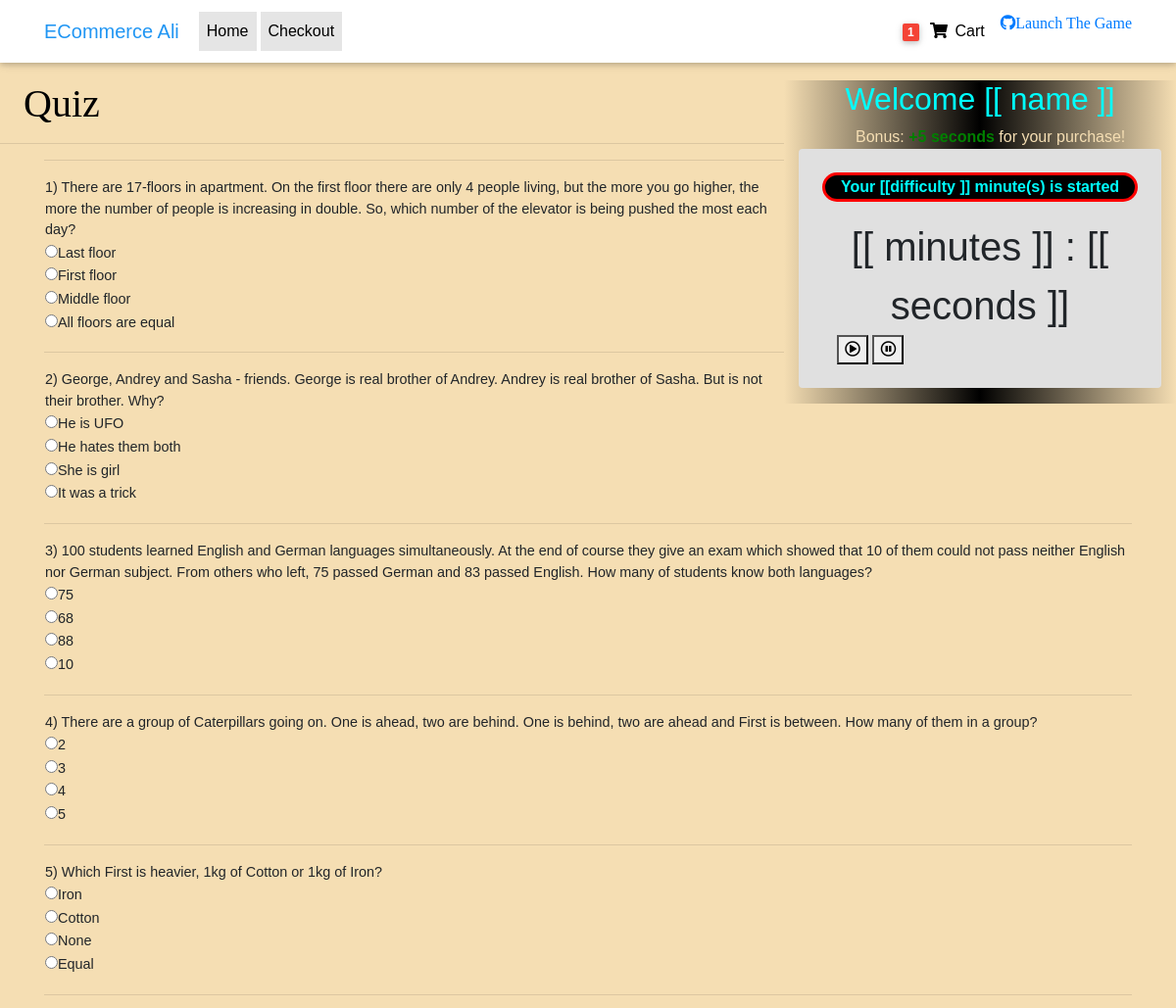
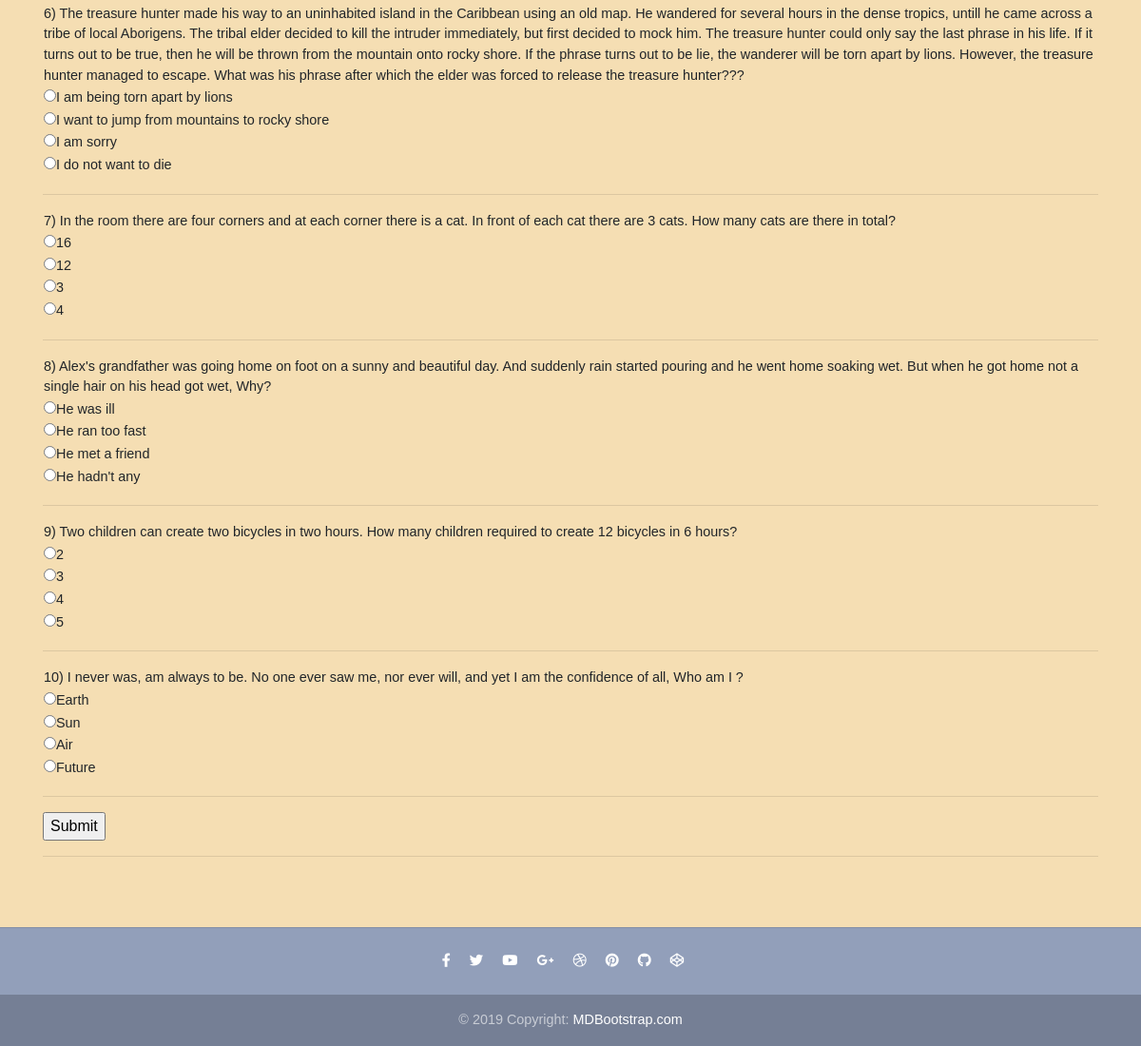
Screenshot of /game/ with the database file from the repository (2 pictures, top to bottom).
### Game/models.py (models this page shows, shortened)
class Choice(models.Model):
    question = models.ForeignKey(Question, on_delete=models.CASCADE)
    answer1 = models.CharField(max_length=200)
    answer2 = models.CharField(max_length=200)
    answer3 = models.CharField(max_length=200)
    answer4 = models.CharField(max_length=200)
    c_answer = models.CharField(max_length=200)

class Question(models.Model):
    question_text = models.TextField()
    pub_date = models.DateTimeField(default=timezone.now)
    def __str__(self):
        return self.question_text

### Game/views.py (the view)
# urls.py: path('', GameView.as_view(), name='quiz'),
class GameView(TemplateView):
    models = Timer, Choice
    template_name = 'lv_one.html'
    def get_context_data(self, **kwargs):
        context_data = super().get_context_data(**kwargs)
        context_data['queryset1'] = Choice.objects.all()
        context_data['queryset2'] = Timer.objects.all().order_by(
            '-started_time')
        return context_data

### templates/lv_one.html (shortened to what this page needs)
{% extends 'base.html' %}
{% load static %}
{% block content %}
<div style="position: relative; bottom: 50px;">
    <aside style="background: linear-gradient(90deg, wheat, black, wheat); float: right;" class="col-md-4 blog-sidebar">
        <section id="app" class="hero is-info is-fullheight is-bold">
            <h2 style="text-align: center; color: cyan;">Welcome [[ name ]]</h2>
            <b style="position: relative; left: 50px; color: wheat;" class="m-2">Bonus: <span
                    style=" font-weight: bold; color: green;">+5
                    seconds</span> for your purchase!</b>
            <div class="p-4 mb-3 bg-light rounded">
                <div class="hero-body">
                    <p
                        style="font-weight: bold; text-align: center; border: red solid; border-radius: 50px; background-color: black; color: cyan;">
                        Your [[difficulty ]] minute(s) is started</p>
                    <div class="container has-text-centered">
                        <div style="text-align: center; font-size: 40px;" id="timer">
                            <span id="minutes">[[ minutes ]]</span>
                            <span id="middle">:</span>
                            <span id="seconds">[[ seconds ]]</span>
                        </div>
                        <div id="buttons">
                            <button id="start" class="button is-dark is-large" v-if="!timer" @click="startTimer">
                                <i class="far fa-play-circle"></i>
                            </button>
                            <button id="stop" class="button is-dark is-large" v-if="timer" @click="stopTimer">
                                <i class="far fa-pause-circle"></i>
                            </button>
                        </div>
                    </div>
                </div>
            </div>
        </section>
    </aside>
    <h1 class="ml-4">Quiz</h1>
    <hr>
    <div class="container">
        {% for result in queryset1 %}
        {% if result.id <= 10 %}
        <table id="table">
            <tr>
                <td>{{ result.id }}) {{ result.question }}</td>
            </tr>
            <tr>
                <td><input type="radio" id="answer1" class="rb" name="{{ result.id }}"
                        value="{{ result.answer1 }}">{{ result.answer1 }}</td>
            </tr>
            <tr>
                <td><input type="radio" id="answer2" class="rb" name="{{ result.id }}"
                        value="{{ result.answer2 }}">{{ result.answer2 }}</td>
            </tr>
            <tr>
                <td><input type="radio" id="answer3" class="rb" name="{{ result.id }}"
                        value="{{ result.answer3 }}">{{ result.answer3 }}</td>
            </tr>
            <tr>
                <td><input type="radio" id="answer4" class="rb" name="{{ result.id }}"
                        value="{{ result.answer4 }}">{{ result.answer4 }}</td>
            </tr>
            <tr>
                <td>
                </td>
            </tr>
            <hr>
        </table>
        {% endif %}
        {% endfor %}
        <hr>
        <input type="submit" value="Submit" id="btn1" onclick="getanswers()">
        <hr>
    </div>
</div>
{% endblock content %}

### templates/base.html (shortened to what this page needs)
{% load static %}
<!DOCTYPE html>
<html lang="en">
<head>
    <link rel="stylesheet" href="https://use.fontawesome.com/releases/v5.11.2/css/all.css">
    <link href="{% static 'css/bootstrap.min.css' %}" rel="stylesheet">
    <link href="{% static 'css/mdb.min.css' %}" rel="stylesheet">
    <link href="{% static 'css/style.min.css' %}" rel="stylesheet">
</head>
{% include "navbar.html" %}
<body>
    <div class="mt-5 pt-4">
    </div>
    {% block content  %}
    {% endblock content %}
    {% include "footer.html" %}
</body>
</html>

### templates/navbar.html (shortened to what this page needs)
{% load static %}
<nav class="navbar fixed-top navbar-expand-lg navbar-light white scrolling-navbar">
    <div class="container">
        <a class="navbar-brand waves-effect" href="#">
            <strong class="blue-text">ECommerce Ali</strong>
        </a>
        <div class="collapse navbar-collapse">
            <ul class="navbar-nav mr-auto">
                <li class="nav-item active">
                    <a class="nav-link waves-effect ml-1" href="{% url 'core:home' %}">Home
                    </a>
                </li>
                <li class="nav-item active">
                    <a class="nav-link waves-effect ml-1" href="{% url 'core:checkout' %}">Checkout
                    </a>
                </li>
            </ul>
            <ul class="navbar-nav nav-flex-icons">
                <li class="nav-item">
                    <a class="nav-link waves-effect">
                        <span class="badge red z-depth-1 mr-1"> 1 </span>
                        <i class="fas fa-shopping-cart"></i>
                        <span class="clearfix d-none d-sm-inline-block"> Cart </span>
                    </a>
                </li>
                <li class="nav-item">
                    <a href="/product">
                        <i class="fab fa-github ml-2">Launch The Game</i>
                    </a>
                </li>
            </ul>
        </div>
    </div>
</nav>

### templates/footer.html
{% load static %}
<footer class="page-footer text-center font-small mt-4 wow fadeIn">
  <hr class="my-4">
  <div class="pb-4">
    <a href="https://www.facebook.com/mdbootstrap" target="_blank">
      <i class="fab fa-facebook-f mr-3"></i>
    </a>
    <a href="https://twitter.com/MDBootstrap" target="_blank">
      <i class="fab fa-twitter mr-3"></i>
    </a>
    <a href="https://www.youtube.com/watch?v=7MUISDJ5ZZ4" target="_blank">
      <i class="fab fa-youtube mr-3"></i>
    </a>
    <a href="https://plus.google.com/u/0/b/107863090883699620484" target="_blank">
      <i class="fab fa-google-plus-g mr-3"></i>
    </a>
    <a href="https://dribbble.com/mdbootstrap" target="_blank">
      <i class="fab fa-dribbble mr-3"></i>
    </a>
    <a href="https://pinterest.com/mdbootstrap" target="_blank">
      <i class="fab fa-pinterest mr-3"></i>
    </a>
    <a href="https://github.com/mdbootstrap/bootstrap-material-design" target="_blank">
      <i class="fab fa-github mr-3"></i>
    </a>
    <a href="http://codepen.io/mdbootstrap/" target="_blank">
      <i class="fab fa-codepen mr-3"></i>
    </a>
  </div>
  <div class="footer-copyright py-3">
    © 2019 Copyright:
    <a href="https://mdbootstrap.com/education/bootstrap/" target="_blank"> MDBootstrap.com </a>
  </div>
</footer>

### templates/scripts.html (shortened to what this page needs)
{% load static %}

### templates/base.html (style rules this page uses)
html, body, header, .carousel { height: 60vh; }

### rows the page displays
Choice: id "1", question "There are 17-floors in apartment. On the first floor there are only 4 people living, but the more you go higher, the more the number of people is increasing in double. So, which number of the elevator is being pushed the most each day?", answer1 "Last floor", answer2 "First floor", answer3 "Middle floor", answer4 "All floors are equal"
Choice: id "2", question "George, Andrey and Sasha - friends. George is real brother of Andrey. Andrey is real brother of Sasha. But is not their brother. Why?", answer1 "He is UFO", answer2 "He hates them both", answer3 "She is girl", answer4 "It was a trick"
Choice: id "3", question "100 students learned English and German languages simultaneously. At the end of course they give an exam which showed that 10 of them could not pass neither English nor German subject. From others who left, 75 passed German and 83 passed English. How many of students know both languages?", answer1 "75", answer2 "68", answer3 "88", answer4 "10"
Choice: id "4", question "There are a group of Caterpillars going on. One is ahead, two are behind. One is behind, two are ahead and First is between. How many of them in a group?", answer1 "2", answer2 "3", answer3 "4", answer4 "5"
Choice: id "5", question "Which First is heavier, 1kg of Cotton or 1kg of Iron?", answer1 "Iron", answer2 "Cotton", answer3 "None", answer4 "Equal"
Choice: id "6", question "The treasure hunter made his way to an uninhabited island in the Caribbean using an old map. He wandered for several hours in the dense tropics, untill he came across a tribe of local Aborigens. The tribal elder decided to kill the intruder immediately, but first decided to mock him. The treasure hunter could only say the last phrase in his life. If it turns out to be true, then he will be thrown from the mountain onto rocky shore. If the phrase turns out to be lie, the wanderer will be torn apart by lions. However, the treasure hunter managed to escape. What was his phrase after which the elder was forced to release the treasure hunter???", answer1 "I am being torn apart by lions", answer2 "I want to jump from mountains to rocky shore", answer3 "I am sorry", answer4 "I do not want to die"
Choice: id "7", question "In the room there are four corners and at each corner there is a cat. In front of each cat there are 3 cats. How many cats are there in total?", answer1 "16", answer2 "12", answer3 "3", answer4 "4"
Choice: id "8", question "Alex's grandfather was going home on foot on a sunny and beautiful day. And suddenly rain started pouring and he went home soaking wet. But when he got home not a single hair on his head got wet, Why?", answer1 "He was ill", answer2 "He ran too fast", answer3 "He met a friend", answer4 "He hadn't any"
Choice: id "9", question "Two children can create two bicycles in two hours. How many children required to create 12 bicycles in 6 hours?", answer1 "2", answer2 "3", answer3 "4", answer4 "5"
Choice: id "10", question "I never was, am always to be. No one ever saw me, nor ever will, and yet I am the confidence of all, Who am I ?", answer1 "Earth", answer2 "Sun", answer3 "Air", answer4 "Future"
